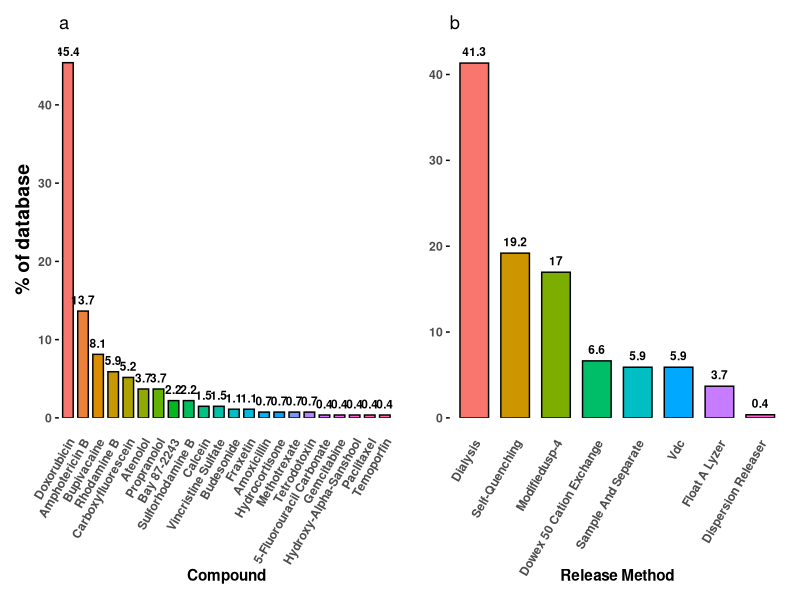
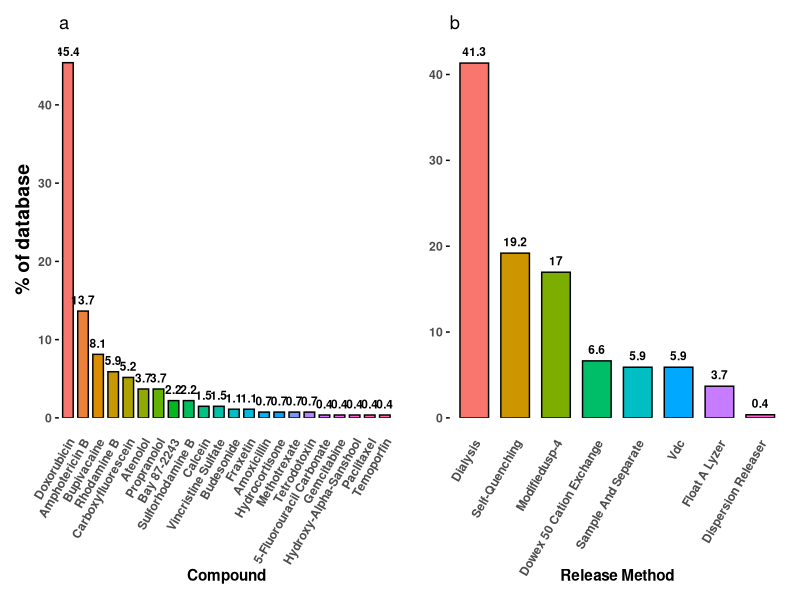

The R script that drew these images, in order:
library(readr)
library(ggplot2)
library(dplyr)
library(scales)
library(ggrepel)
library(forcats)
library(patchwork)
library(stringr)

# Load and prep data
APIs <- read_csv("data/processed/API_percent.csv") %>%
  mutate(API = as.character(API_name)) %>%
  select(API, Percent)

#capitalise first letter of each API 
APIs$API <- str_to_title(APIs$API)


# Reorder API factor levels by descending percent
APIs <- APIs %>%
  mutate(API = fct_reorder(API, Percent, .desc = TRUE))

# Plot as histogram (bar plot)
plot_APIs <- ggplot(APIs, aes(x = API, y = Percent, fill = API)) +
  geom_col(color = "black", width = 0.7) +
  geom_text(aes(
    label = paste0(round(Percent, 1)),  # Round to 1 decimal place
    color = "black"
  ),
  vjust = -0.3,           # Adjust vertical positioning to move labels further up
  nudge_y = 0.5,         # Additional upward nudge
  size = 3,
  fontface = "bold",
  show.legend = FALSE) +
  scale_color_identity() +
  scale_y_continuous(
    labels = scales::label_number(scale = 1),
    expand = expansion(mult = c(0, 0.05))  # Add more space above bars
  ) +
  labs(
    x = "Compound",
    y = "% of database",
  ) +
  theme_minimal() +
  theme(
    legend.position = "none",
    axis.text.x = element_text(angle = 60, hjust = 1, vjust = 0.9, face = "bold"),
    axis.text.y = element_text(face = "bold"),
    axis.title.x = element_text(face = "bold"),
    axis.title.y = element_text(face = "bold", size = 14),
    axis.ticks.y = element_line(),               # Show y-axis ticks # Left axis line
    panel.grid = element_blank()
  ) +
  ggtitle("a")


#plot for release_method frequency data 
release_methods <- read_csv("data/processed/method_percent.csv") %>%
  mutate(release_method = as.character(release_method)) %>%
  select(release_method, Percent)

#capitalise first letter of each release method 
release_methods$release_method <- str_to_title(release_methods$release_method)

# Reorder API factor levels by descending percent
release_methods <- release_methods %>%
  mutate(release_method = fct_reorder(release_method, Percent, .desc = TRUE))

# Plot for release_methods
plot_methods <- ggplot(release_methods, aes(x = release_method, y = Percent, fill = release_method)) +
  geom_col(color = "black", width = 0.7) +
  geom_text(aes(
    label = paste0(round(Percent, 1)),  # Round to 1 decimal place
    color = "black"
  ),
  vjust = -0.3,           # Adjust vertical positioning to move labels further up
  nudge_y = 0.5,          # Additional upward nudge
  size = 3,
  fontface = "bold",
  show.legend = FALSE) +
  scale_color_identity() +
  scale_y_continuous(
    labels = scales::label_number(scale = 1),
    expand = expansion(mult = c(0, 0.05))  # Add more space above bars
  ) +
  labs(
    x = "Release Method",
    y = "") +
  theme_minimal() +
  theme(
    legend.position = "none",
    axis.text.x = element_text(angle = 60, hjust = 1, vjust = 0.9, face = "bold"),  
    axis.text.y = element_text(face = "bold"),  
    axis.title.x = element_text(face = "bold"),
    axis.ticks.y = element_line(),
    panel.grid = element_blank()
  ) + 
  ggtitle("b")


# Combine the two plots side by side (subplot)
combined_plot <- plot_APIs + plot_methods

# To make only the x-axis labels bold
combined_plot + theme(
  axis.text.x = element_text(face = "bold")  # Make only x-axis labels bold
)

# Save the combined plot as a high-resolution PNG
ggsave(
  "figures/API_releasemethod.png",  # Filename
  plot = combined_plot,  # Plot to save
  dpi = 600,  # Set the resolution to 300 DPI (high resolution)
  width = 10,  # Set the width of the image (in inches)
  height = 8,  # Set the height of the image (in inches)
  units = "in",  # Set units to inches
  device = "png"  # Save as PNG
)




